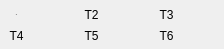
      <widget class="SA_ClickedWidget" name="widget_Trace" native="true">
       <property name="geometry">
        <rect>
         <x>14</x>
         <y>560</y>
         <width>224</width>
         <height>49</height>
        </rect>
       </property>
       <property name="styleSheet">
        <string notr="true">/*******************indoor**********************/
#BitSA[status  =  &quot;indoor&quot;] QWidget
{
	border-radius:2px;	
	border:1px solid rgba(151,151,151,1);
}
#BitSA[status  =  &quot;indoor&quot;] QLabel
{
	border-style:flat;
	/*font-size:13px;*/
    font:75 13px &quot;Arial&quot;;
	color:rgba(255, 255, 255, 1);
	font-weight:bold;
}

/*******************outdoor**********************/
#BitSA[status  =  &quot;outdoor&quot;] QWidget
{
	border-radius:2px;	
	border:1px solid rgba(151,151,151,1);
}
#BitSA[status  =  &quot;outdoor&quot;] QLabel
{
	border-style:flat;
	font:75 13px &quot;Arial&quot;;
	/*font-size:13px;*/
	color:rgb(1,1,1);
	font-weight:bold;
}

/*******************night**********************/
#BitSA[status  =  &quot;night&quot;] QWidget{
	border-radius:2px;	
	border:1px solid #948262;
}
#BitSA[status  =  &quot;night&quot;] QLabel{
	border-style:flat;
	font:75 13px &quot;Arial&quot;;
	/*font-size:13px;*/
	color:#FBDBA7;
	font-weight:bold;
}
</string>
       </property>
       <widget class="QLabel" name="lblT2">
        <property name="geometry">
         <rect>
          <x>83</x>
          <y>9</y>
          <width>17</width>
          <height>12</height>
         </rect>
        </property>
        <property name="styleSheet">
         <string notr="true"/>
        </property>
        <property name="text">
         <string>T2</string>
        </property>
        <property name="alignment">
         <set>Qt::AlignCenter</set>
        </property>
       </widget>
       <widget class="QLabel" name="lblT3">
        <property name="geometry">
         <rect>
          <x>158</x>
          <y>9</y>
          <width>17</width>
          <height>12</height>
         </rect>
        </property>
        <property name="styleSheet">
         <string notr="true"/>
        </property>
        <property name="text">
         <string>T3</string>
        </property>
        <property name="alignment">
         <set>Qt::AlignCenter</set>
        </property>
       </widget>
       <widget class="QLabel" name="lblT4">
        <property name="geometry">
         <rect>
          <x>8</x>
          <y>30</y>
          <width>17</width>
          <height>12</height>
         </rect>
        </property>
        <property name="styleSheet">
         <string notr="true"/>
        </property>
        <property name="text">
         <string>T4</string>
        </property>
        <property name="alignment">
         <set>Qt::AlignCenter</set>
        </property>
       </widget>
       <widget class="QLabel" name="lblT5">
        <property name="geometry">
         <rect>
          <x>83</x>
          <y>30</y>
          <width>17</width>
          <height>12</height>
         </rect>
        </property>
        <property name="styleSheet">
         <string notr="true"/>
        </property>
        <property name="text">
         <string>T5</string>
        </property>
        <property name="alignment">
         <set>Qt::AlignCenter</set>
        </property>
       </widget>
       <widget class="QLabel" name="lblT6">
        <property name="geometry">
         <rect>
          <x>158</x>
          <y>30</y>
          <width>17</width>
          <height>12</height>
         </rect>
        </property>
        <property name="styleSheet">
         <string notr="true"/>
        </property>
        <property name="text">
         <string>T6</string>
        </property>
        <property name="alignment">
         <set>Qt::AlignCenter</set>
        </property>
       </widget>
       <widget class="QLabel" name="lblTypeT4">
        <property name="geometry">
         <rect>
          <x>31</x>
          <y>30</y>
          <width>15</width>
          <height>12</height>
         </rect>
        </property>
        <property name="text">
         <string/>
        </property>
        <property name="alignment">
         <set>Qt::AlignCenter</set>
        </property>
       </widget>
       <widget class="QLabel" name="lblTypeT2">
        <property name="geometry">
         <rect>
          <x>105</x>
          <y>9</y>
          <width>15</width>
          <height>12</height>
         </rect>
        </property>
        <property name="text">
         <string/>
        </property>
        <property name="alignment">
         <set>Qt::AlignCenter</set>
        </property>
       </widget>
       <widget class="QLabel" name="lblTypeT5">
        <property name="geometry">
         <rect>
          <x>105</x>
          <y>30</y>
          <width>15</width>
          <height>12</height>
         </rect>
        </property>
        <property name="text">
         <string/>
        </property>
        <property name="alignment">
         <set>Qt::AlignCenter</set>
        </property>
       </widget>
       <widget class="QLabel" name="lblTypeT3">
        <property name="geometry">
         <rect>
          <x>181</x>
          <y>9</y>
          <width>15</width>
          <height>12</height>
         </rect>
        </property>
        <property name="text">
         <string/>
        </property>
        <property name="alignment">
         <set>Qt::AlignCenter</set>
        </property>
       </widget>
       <widget class="QLabel" name="lblTypeT6">
        <property name="geometry">
         <rect>
          <x>181</x>
          <y>30</y>
          <width>15</width>
          <height>12</height>
         </rect>
        </property>
        <property name="text">
         <string/>
        </property>
        <property name="alignment">
         <set>Qt::AlignCenter</set>
        </property>
       </widget>
       <widget class="QLabel" name="lblT1">
        <property name="geometry">
         <rect>
          <x>8</x>
          <y>9</y>
          <width>17</width>
          <height>12</height>
         </rect>
        </property>
        <property name="font">
         <font>
          <family>Arial</family>
          <pointsize>-1</pointsize>
          <weight>75</weight>
          <italic>false</italic>
          <bold>true</bold>
         </font>
        </property>
        <property name="styleSheet">
         <string notr="true"/>
        </property>
        <property name="text">
         <string>T1</string>
        </property>
        <property name="alignment">
         <set>Qt::AlignCenter</set>
        </property>
       </widget>
       <widget class="QLabel" name="lblTypeT1">
        <property name="geometry">
         <rect>
          <x>31</x>
          <y>9</y>
          <width>15</width>
          <height>12</height>
         </rect>
        </property>
        <property name="text">
         <string/>
        </property>
        <property name="alignment">
         <set>Qt::AlignCenter</set>
        </property>
       </widget>
       <widget class="QLabel" name="lblbgT1">
        <property name="geometry">
         <rect>
          <x>5</x>
          <y>7</y>
          <width>50</width>
          <height>15</height>
         </rect>
        </property>
        <property name="styleSheet">
         <string notr="true"/>
        </property>
        <property name="text">
         <string/>
        </property>
       </widget>
       <widget class="QLabel" name="lblbgT4">
        <property name="geometry">
         <rect>
          <x>5</x>
          <y>28</y>
          <width>50</width>
          <height>15</height>
         </rect>
        </property>
        <property name="styleSheet">
         <string notr="true"/>
        </property>
        <property name="text">
         <string/>
        </property>
       </widget>
       <widget class="QLabel" name="lblbgT3">
        <property name="geometry">
         <rect>
          <x>154</x>
          <y>7</y>
          <width>50</width>
          <height>15</height>
         </rect>
        </property>
        <property name="styleSheet">
         <string notr="true"/>
        </property>
        <property name="text">
         <string/>
        </property>
       </widget>
       <widget class="QLabel" name="lblbgT6">
        <property name="geometry">
         <rect>
          <x>154</x>
          <y>28</y>
          <width>50</width>
          <height>15</height>
         </rect>
        </property>
        <property name="styleSheet">
         <string notr="true"/>
        </property>
        <property name="text">
         <string/>
        </property>
       </widget>
       <widget class="QLabel" name="lblbgT2">
        <property name="geometry">
         <rect>
          <x>79</x>
          <y>7</y>
          <width>50</width>
          <height>15</height>
         </rect>
        </property>
        <property name="styleSheet">
         <string notr="true"/>
        </property>
        <property name="text">
         <string/>
        </property>
       </widget>
       <widget class="QLabel" name="lblbgT5">
        <property name="geometry">
         <rect>
          <x>79</x>
          <y>28</y>
          <width>50</width>
          <height>15</height>
         </rect>
        </property>
        <property name="styleSheet">
         <string notr="true"/>
        </property>
        <property name="text">
         <string/>
        </property>
       </widget>
       <zorder>lblbgT5</zorder>
       <zorder>lblbgT2</zorder>
       <zorder>lblbgT6</zorder>
       <zorder>lblbgT3</zorder>
       <zorder>lblbgT4</zorder>
       <zorder>lblbgT1</zorder>
       <zorder>lblT2</zorder>
       <zorder>lblT3</zorder>
       <zorder>lblT4</zorder>
       <zorder>lblT5</zorder>
       <zorder>lblT6</zorder>
       <zorder>lblTypeT4</zorder>
       <zorder>lblTypeT2</zorder>
       <zorder>lblTypeT5</zorder>
       <zorder>lblTypeT3</zorder>
       <zorder>lblTypeT6</zorder>
       <zorder>lblT1</zorder>
       <zorder>lblTypeT1</zorder>
      </widget>
